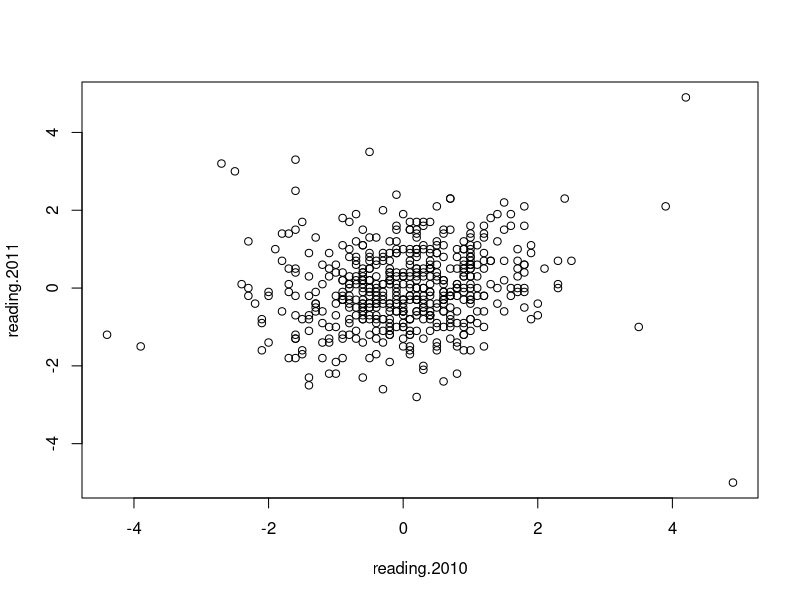

Write R code to recreate this figure.
raw_schools <- read.csv("SchoolLevelValueAdded2010_2012.csv")

schools <- raw_schools[raw_schools$Grade == "All Grades",]

va.2010 <- schools[schools$Year == '2010',
                   c("School.ID",
                     "Value.Added.Score",
                     "Value.Added.Score.1")]
va.2011 <- schools[schools$Year == '2011',
                   c("School.ID",
                     "Value.Added.Score",
                     "Value.Added.Score.1")]
va.2012 <- schools[schools$Year == '2012',
                   c("School.ID",
                     "Value.Added.Score",
                     "Value.Added.Score.1")]

va <- merge(va.2010, va.2011, by="School.ID")
va <- merge(va, va.2012, by="School.ID")

names(va) <- c("School.ID",
               "reading.2010",
               "math.2010",
               "reading.2011",
               "math.2011",
               "reading.2012",
               "math.2012")
va$reading.2010 <- as.numeric(as.character(va$reading.2010))
va$reading.2011 <- as.numeric(as.character(va$reading.2011))
va$reading.2012 <- as.numeric(as.character(va$reading.2012))

va$math.2010 <- as.numeric(as.character(va$math.2010))
va$math.2011 <- as.numeric(as.character(va$math.2011))
va$math.2012 <- as.numeric(as.character(va$math.2012))

plot(reading.2011 ~ reading.2010, data=va)
summary(lm(reading.2011 ~ reading.2010, data=va))
